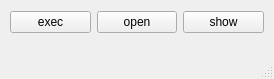
<?xml version="1.0" encoding="UTF-8"?>
<ui version="4.0">
 <class>MainWindow</class>
 <widget class="QMainWindow" name="MainWindow">
  <property name="geometry">
   <rect>
    <x>0</x>
    <y>0</y>
    <width>274</width>
    <height>79</height>
   </rect>
  </property>
  <property name="windowTitle">
   <string>MainWindow</string>
  </property>
  <widget class="QWidget" name="centralwidget">
   <widget class="QWidget" name="">
    <property name="geometry">
     <rect>
      <x>10</x>
      <y>10</y>
      <width>254</width>
      <height>24</height>
     </rect>
    </property>
    <layout class="QHBoxLayout" name="horizontalLayout">
     <item>
      <widget class="QPushButton" name="btnExec">
       <property name="text">
        <string>exec</string>
       </property>
      </widget>
     </item>
     <item>
      <widget class="QPushButton" name="btnOpen">
       <property name="text">
        <string>open</string>
       </property>
      </widget>
     </item>
     <item>
      <widget class="QPushButton" name="btnShow">
       <property name="text">
        <string>show</string>
       </property>
      </widget>
     </item>
    </layout>
   </widget>
  </widget>
  <widget class="QMenuBar" name="menubar">
   <property name="geometry">
    <rect>
     <x>0</x>
     <y>0</y>
     <width>274</width>
     <height>19</height>
    </rect>
   </property>
  </widget>
  <widget class="QStatusBar" name="statusbar"/>
 </widget>
 <resources/>
 <connections/>
</ui>
